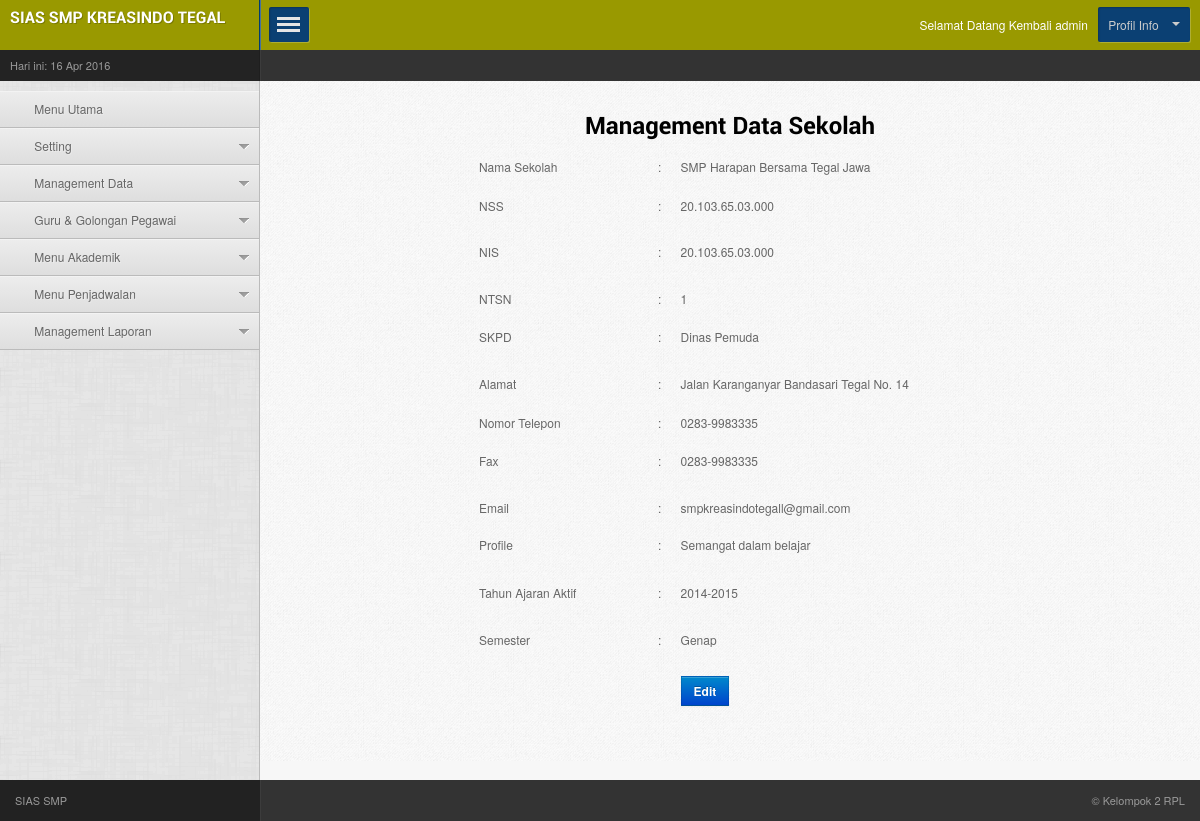
/dashboard.php?cat=sekolah&page=tampil (signed in), run on the app's committed database.
### tables this page shows
CREATE TABLE IF NOT EXISTS `sekolah` (
  `id_sekolah` int(3) NOT NULL AUTO_INCREMENT,
  `nama` varchar(30) NOT NULL,
  `nss` char(20) NOT NULL,
  `nis` char(20) NOT NULL,
  `ntsn` char(20) NOT NULL,
  `skpd` varchar(20) NOT NULL,
  `alamat` varchar(50) NOT NULL,
  `nomor` char(13) NOT NULL,
  `fax` char(13) NOT NULL,
  `email` varchar(30) NOT NULL,
  `profile` varchar(50) NOT NULL,
  `tahun` varchar(9) NOT NULL,
  `semester` varchar(6) NOT NULL,
  PRIMARY KEY (`id_sekolah`)
);

### pages/sekolah/tampil.php (the view)
<form name="formsekolah" id="formsekolah">
<center>
<p><h2>Management Data Sekolah </h2></p>
 <table width="502" height="567" border="0">
 <?php
  $rw=mysql_query("Select * from sekolah");
  while($s=mysql_fetch_array($rw))
  {
  ?>
    <tr>
      <td width="174" height="25">Nama Sekolah </td>
      <td width="22">:</td>
      <td width="292"><?php echo $s['nama']; ?></td>
    </tr>
    <tr>
      <td height="29">NSS</td>
      <td>:</td>
      <td><?php echo $s['nss']; ?></td>
    </tr>
    <tr>
      <td height="30">NIS</td>
      <td>:</td>
      <td><?php echo $s['nis']; ?></td>
    </tr>
    <tr>
      <td height="24">NTSN</td>
      <td>:</td>
      <td><?php echo $s['ntsn']; ?></td>
    </tr>
    <tr>
      <td height="30">SKPD</td>
      <td>:</td>
      <td><?php echo $s['skpd']; ?></td>
    </tr>
    <tr>
      <td height="25">Alamat</td>
      <td>:</td>
      <td><?php echo $s['alamat']; ?></td>
    </tr>
    <tr>
      <td height="24">Nomor Telepon </td>
      <td>:</td>
      <td><?php echo $s['nomor']; ?></td>
    </tr>
    <tr>
      <td height="30">Fax</td>
      <td>:</td>
      <td><?php echo $s['fax']; ?></td>
    </tr>
    <tr>
      <td height="24">Email</td>
      <td>:</td>
      <td><?php echo $s['email']; ?></td>
    </tr>
    <tr>
      <td height="30">Profile</td>
      <td>:</td>
      <td><?php echo $s['profile']; ?></td>
    </tr>
    <tr>
      <td height="30">Tahun Ajaran Aktif </td>
      <td>:</td>
      <td><?php echo $s['tahun']; ?></td>
    </tr>
	<tr>
      <td height="30">Semester</td>
      <td>:</td>
      <td><?php echo $s['semester']; ?></td>
    </tr>
	<tr>
      <td height="30"></td>
      <td>&nbsp;</td>
      <td><a class="btn btn-primary" href="?cat=sekolah&page=editsekolah&id_sekolah=<?php echo sha1($s['nama']); ?>">Edit</a></td>
    </tr>
	<?php
  }
  ?>
  </table>
   </center>
</form>

### data on the page
sekolah: nama "SMP Harapan Bersama Tegal Jawa", nss "20.103.65.03.000", nis "20.103.65.03.000", ntsn "1", skpd "Dinas Pemuda", alamat "Jalan Karanganyar Bandasari Tegal No. 14", nomor "0283-9983335", fax "0283-9983335", email "smpkreasindotegall@gmail.com", profile "Semangat dalam belajar", tahun "2014-2015", semester "Genap"

### other printed values
$_SESSION['login_user'] "admin"
